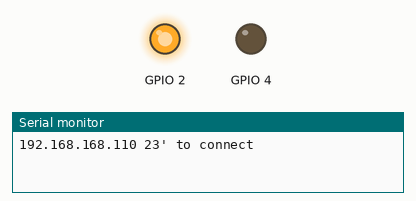
Recording of a sketch running on a simulated ESP8266 (NodeMCU). Shown: output pins drawn as LEDs (lit = HIGH), the last lines printed to the serial monitor.

Above: at 0.1 s.
At 10.1 s:
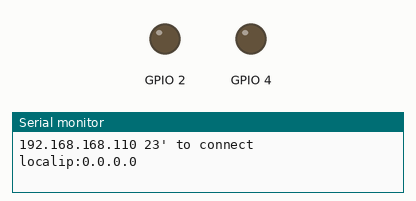
Timing chart, 0 to 11.6 s (numbered marks = the images above):
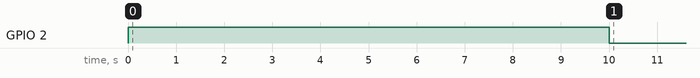

Measured:
- by itself, GPIO 2: HIGH → LOW at 10.0 s

The sketch:

si.ino
```cpp
#include <Ticker.h> //定时任务调度器，可以设置以固定时间间隔执行某个任务，在单片机中类似操作系统的调度器，用于多任务协调
//Ticker timer1;  //任务调度1
Ticker timer2;  //任务调度2

#include <ESP8266WiFi.h>
#define MAX_SRV_CLIENTS 2    //定义可连接的客户端数目最大值 不能超过2个

WiFiServer server(23);//服务器端口23
WiFiClient serverClients[MAX_SRV_CLIENTS];

int delay_time = 3000;//可控硅的延时触发数值，据说范围是0~10000
String raw_data = ""; //接收到客户端的数据
String raw_data_front_segment = "";//接收到客户端的数据，只要前4位
/*
int an1=0; //记录按钮1状态 松开时候是0  判断是否被按过，被按过就不继续执行
int an2=0; //记录按钮2状态 松开时候是0  判断是否被按过，被按过就不继续执行
int an3=0; //记录按钮3状态 松开时候是0  判断是否被按过，被按过就不继续执行
int kg=0;  //开关状态
*/
int dd = 3000;//用于停止后恢复原来的状态
/* void anniu1();//按钮1处理事件
void anniu2();//按钮2处理事件
void anniu3();//按钮3处理事件*/
void setup()
{
  Serial.begin(115200);

  pinMode(2, OUTPUT);//定义led的2脚为输出模式
  pinMode(14, INPUT);//定义14脚是输入按键1
  pinMode(12, INPUT);//定义12脚是输入按键2
  pinMode(13, INPUT);//定义13脚是输入按键3
  digitalWrite(4, HIGH);//输出高电位可控硅截止，也不是8266的LED
  digitalWrite(2, HIGH);//引脚2是8266上的LED

  //timer1.attach_ms(1, key);   //key作为任务调度1，每隔1ms执行一次
  timer2.attach_ms(1, chuli); //chuli作为任务调度2，每隔1ms执行一次

  WiFi.mode(WIFI_AP);         //设置模式为AP
  IPAddress softLocal(192,168,168,110);
  IPAddress softGateway(192,168,168,110);
  IPAddress softSubnet(255,255,255,0);
  WiFi.softAPConfig(softLocal, softGateway, softSubnet);//配置ap的网络参数
  WiFi.softAP("myap", "likelike"); //启用软ap
  Serial.print(WiFi.softAPIP());   //获得apIP
  Serial.println(" 23' to connect");

  uint8_t i = 0;
  while (WiFi.status() != WL_CONNECTED && i++ < 20) delay(500);
  //if(i == 21){ //超时（20x500=10000,10秒钟），提示连接失败
  //}连接失败好像没救

  //启动UART传输和服务器
  server.begin();
  server.setNoDelay(true);
  Serial.print("localip:");
  Serial.println(WiFi.localIP());//获得本地IP

  pinMode(4, OUTPUT);//定义pwm控制的4脚为输出模式
  pinMode(5, INPUT); //定义5脚是输入，作为过零同步检查
}
/*
void key()
{
anniu1();
anniu2();
anniu3();
}
*/
void chuli()
{
  uint8_t i;
  //检测服务器端是否有活动的客户端连接
  if (server.hasClient()){
    for(i = 0; i < MAX_SRV_CLIENTS; i++){
      //查找空闲或者断开连接的客户端，并置为可用
      if (!serverClients[i] || !serverClients[i].connected()){
        if(serverClients[i]) serverClients[i].stop();
        serverClients[i] = server.available();
        Serial.print("New client: "); Serial.println(i);
        continue;
      }
    }
    //若没有可用客户端，则停止连接
    WiFiClient serverClient = server.available();
    serverClient.stop();
  }
  //检查客户端的数据
  for(i = 0; i < MAX_SRV_CLIENTS; i++){
    if (serverClients[i] && serverClients[i].connected()){
      if(serverClients[i].available()){
        //从Telnet客户端获取数据，并推送到串口
        while(serverClients[i].available())
        {
         raw_data += char(serverClients[i].read());
         //delay(2);
         }

        if (raw_data.length() > 0)
        {
        raw_data_front_segment = raw_data.substring(0,4);//只取前四个，默认只有前四个有用？
        delay_time = raw_data_front_segment.toInt();//在此把comdata转化成INT型数值,以备后续使用
        Serial.println(delay_time);//输出获得的延迟时间长度
        raw_data = "";             //必须在此把comdata设为空字符,否则会导致前后字符串叠加
        }
      }
    }
  }
  //检查串口发来的数据
  if(Serial.available()){
    size_t len = Serial.available();
    uint8_t sbuf[len];
    Serial.readBytes(sbuf, len);
    //将串口数据推送到所有已连接的telnet客户端，实现双向通信
    for(i = 0; i < MAX_SRV_CLIENTS; i++){
      if (serverClients[i] && serverClients[i].connected()){
        serverClients[i].write(sbuf, len);
        // delay(1);
      }
    }
  }
}

void loop(){
//  if(! digitalRead(5))
  {
//    if(delay_time!=9500)
    {//不知道这个9500是什么含义
//      digitalWrite(4, HIGH);//输出高电位可控硅截止
//      digitalWrite(2, HIGH);
//      delayMicroseconds(delay_time);//延时触发导通
      digitalWrite(4, LOW);//输出低电位可控硅导通
      digitalWrite(2, LOW);

    }
//    else{
//    digitalWrite(4, HIGH);//输出高电位可控硅截止
//    digitalWrite(2, HIGH);
//    }
  }
}
/*
void anniu1()
{
 if(! digitalRead(14))//读io14状态是否低电平
{
timer1.attach_ms(1, key);
if(an1==0)//如果按钮1没被按过
{
  if(delay_time<4000)
{
  delay_time=0;
}
  if (delay_time >= 1000  && delay_time!=9500)//延时数大于1000
{

delay_time=delay_time-1000;

  an1=1;//更改状态按键1按过了
}
}
}
else
{
timer1.attach_ms(200, key);
an1=0;//更改状态按键1没有被按过
}
}
void anniu2()
{
 if(! digitalRead(12))//读io12状态是否低电平
{
  timer1.attach_ms(1, key);
if(an2==0)//如果按钮2没被按过
{
  if (kg == 0)//开关也没打开
{
delay_time=dd;
  kg =1; //开关打开了
  an2=1;//更改状态按键2按过了

}
else if (kg == 1)//开关打开了
{
  dd=delay_time;
delay_time=9500;//这个数值会停止
      kg =0;//更改状态开关关闭了
      an2=1;//更改状态按键2按过了
}
}
}
else
{
timer1.attach_ms(200, key);
an2=0;//更改状态按键2没有按过

}
}

void anniu3()
{
 if(! digitalRead(13))//读io13状态是否低电平
{
timer1.attach_ms(1, key);
if(an3==0)//如果按钮3没被按过
{
  if(delay_time<4000)
{
  delay_time=4000;
}
  if (delay_time <= 8000 )//延时数小于8000
{

delay_time=delay_time+1000;

  an3=1;//更改状态按键3按过了
}
}
}
else
{
timer1.attach_ms(200, key);
an3=0;//更改状态按键1没有被按过

}
}
*/
```
